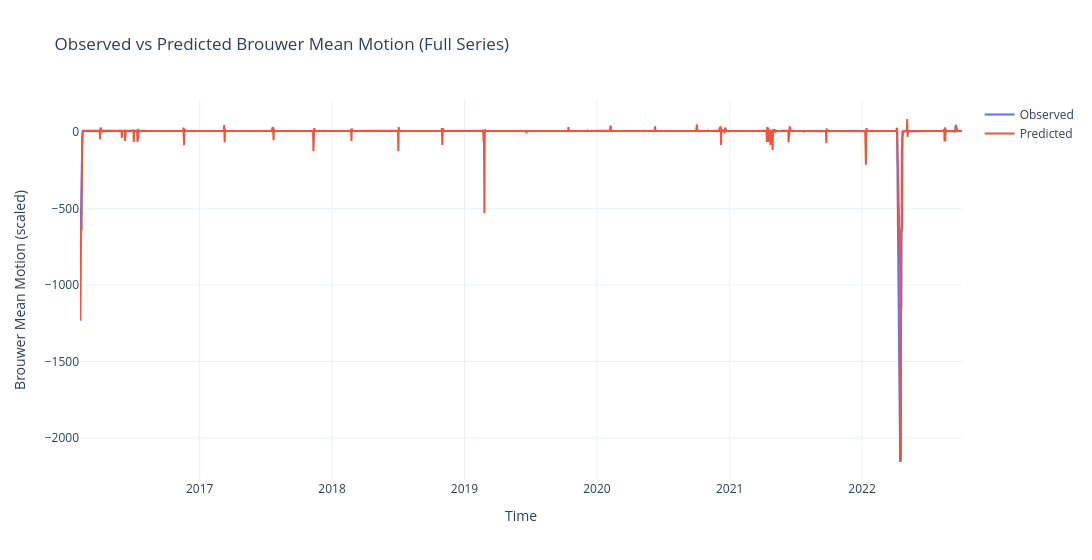

Source (notebook cell):
### Markdown cell above
###  Plot Observed vs Predicted (Full Time Range)

### Code cell
import plotly.graph_objects as go

fig = go.Figure()

fig.add_trace(go.Scatter(
    x=df_result.index,
    y=df_result["Brouwer mean motion"],
    mode='lines',
    name='Observed'
))

fig.add_trace(go.Scatter(
    x=df_result.index,
    y=df_result["predicted"],
    mode='lines',
    name='Predicted'
))

fig.update_layout(
    title='Observed vs Predicted Brouwer Mean Motion (Full Series)',
    xaxis_title='Time',
    yaxis_title='Brouwer Mean Motion (scaled)',
    template='plotly_white',
    width=1200
)

fig.show()

### Figure 1 — Plotly figure (JSON) as saved in the notebook; plotly's stock layout.template omitted (floating-point values rounded to 4 significant figures; data arrays with more than 128 entries replaced by an {"elided": "..."} marker saying what was removed)
{"data": [{"mode": "lines", "name": "Observed", "type": "scatter", "x": {"elided": "2407 str values"}, "y": {"elided": "2407 float values"}}, {"mode": "lines", "name": "Predicted", "type": "scatter", "x": {"elided": "2407 str values"}, "y": {"elided": "2407 float values"}}], "layout": {"title": {"text": "Observed vs Predicted Brouwer Mean Motion (Full Series)"}, "width": 1200, "xaxis": {"title": {"text": "Time"}}, "yaxis": {"title": {"text": "Brouwer Mean Motion (scaled)"}}}}
